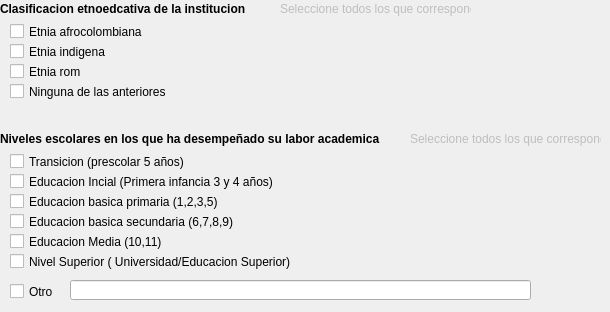
      <widget class="QWidget" name="tabWidgetPage3">
       <attribute name="title">
        <string>3 de 9</string>
       </attribute>
       <widget class="QLabel" name="label_12">
        <property name="geometry">
         <rect>
          <x>0</x>
          <y>0</y>
          <width>391</width>
          <height>18</height>
         </rect>
        </property>
        <property name="font">
         <font>
          <weight>75</weight>
          <bold>true</bold>
         </font>
        </property>
        <property name="text">
         <string>Clasificacion etnoedcativa de la institucion</string>
        </property>
       </widget>
       <widget class="QLabel" name="label_13">
        <property name="enabled">
         <bool>false</bool>
        </property>
        <property name="geometry">
         <rect>
          <x>280</x>
          <y>0</y>
          <width>191</width>
          <height>18</height>
         </rect>
        </property>
        <property name="font">
         <font>
          <pointsize>9</pointsize>
          <underline>false</underline>
          <strikeout>false</strikeout>
         </font>
        </property>
        <property name="text">
         <string>Seleccione todos los que correspondan</string>
        </property>
       </widget>
       <widget class="QCheckBox" name="afro">
        <property name="geometry">
         <rect>
          <x>10</x>
          <y>20</y>
          <width>161</width>
          <height>23</height>
         </rect>
        </property>
        <property name="text">
         <string>Etnia afrocolombiana</string>
        </property>
       </widget>
       <widget class="QCheckBox" name="indigena">
        <property name="geometry">
         <rect>
          <x>10</x>
          <y>40</y>
          <width>121</width>
          <height>23</height>
         </rect>
        </property>
        <property name="text">
         <string>Etnia indigena</string>
        </property>
       </widget>
       <widget class="QCheckBox" name="rom">
        <property name="geometry">
         <rect>
          <x>10</x>
          <y>60</y>
          <width>93</width>
          <height>23</height>
         </rect>
        </property>
        <property name="text">
         <string>Etnia rom</string>
        </property>
       </widget>
       <widget class="QCheckBox" name="ningunaetnia">
        <property name="geometry">
         <rect>
          <x>10</x>
          <y>80</y>
          <width>211</width>
          <height>23</height>
         </rect>
        </property>
        <property name="text">
         <string>Ninguna de las anteriores</string>
        </property>
       </widget>
       <widget class="QLabel" name="label_14">
        <property name="geometry">
         <rect>
          <x>0</x>
          <y>130</y>
          <width>411</width>
          <height>18</height>
         </rect>
        </property>
        <property name="font">
         <font>
          <weight>75</weight>
          <bold>true</bold>
         </font>
        </property>
        <property name="text">
         <string>Niveles escolares en los que ha desempeñado su labor academica</string>
        </property>
       </widget>
       <widget class="QLabel" name="label_15">
        <property name="enabled">
         <bool>false</bool>
        </property>
        <property name="geometry">
         <rect>
          <x>410</x>
          <y>130</y>
          <width>191</width>
          <height>18</height>
         </rect>
        </property>
        <property name="font">
         <font>
          <pointsize>9</pointsize>
          <underline>false</underline>
          <strikeout>false</strikeout>
         </font>
        </property>
        <property name="text">
         <string>Seleccione todos los que correspondan</string>
        </property>
       </widget>
       <widget class="QCheckBox" name="transicion">
        <property name="geometry">
         <rect>
          <x>10</x>
          <y>150</y>
          <width>251</width>
          <height>23</height>
         </rect>
        </property>
        <property name="text">
         <string>Transicion (prescolar 5 años)</string>
        </property>
       </widget>
       <widget class="QCheckBox" name="eduinicial">
        <property name="geometry">
         <rect>
          <x>10</x>
          <y>170</y>
          <width>321</width>
          <height>23</height>
         </rect>
        </property>
        <property name="text">
         <string>Educacion Incial (Primera infancia 3 y 4 años)</string>
        </property>
       </widget>
       <widget class="QCheckBox" name="eduprimaria">
        <property name="geometry">
         <rect>
          <x>10</x>
          <y>190</y>
          <width>291</width>
          <height>23</height>
         </rect>
        </property>
        <property name="text">
         <string>Educacion basica primaria (1,2,3,5)</string>
        </property>
       </widget>
       <widget class="QCheckBox" name="edusecundaria">
        <property name="geometry">
         <rect>
          <x>10</x>
          <y>210</y>
          <width>281</width>
          <height>23</height>
         </rect>
        </property>
        <property name="text">
         <string>Educacion basica secundaria (6,7,8,9)</string>
        </property>
       </widget>
       <widget class="QCheckBox" name="edumedia">
        <property name="geometry">
         <rect>
          <x>10</x>
          <y>230</y>
          <width>211</width>
          <height>23</height>
         </rect>
        </property>
        <property name="text">
         <string>Educacion Media (10,11)</string>
        </property>
       </widget>
       <widget class="QCheckBox" name="edusuperior">
        <property name="geometry">
         <rect>
          <x>10</x>
          <y>250</y>
          <width>331</width>
          <height>23</height>
         </rect>
        </property>
        <property name="text">
         <string>Nivel Superior ( Universidad/Educacion Superior)</string>
        </property>
       </widget>
       <widget class="QCheckBox" name="otronivel">
        <property name="geometry">
         <rect>
          <x>10</x>
          <y>280</y>
          <width>93</width>
          <height>23</height>
         </rect>
        </property>
        <property name="text">
         <string>Otro</string>
        </property>
       </widget>
       <widget class="QLineEdit" name="txtotronivel">
        <property name="geometry">
         <rect>
          <x>70</x>
          <y>280</y>
          <width>461</width>
          <height>20</height>
         </rect>
        </property>
       </widget>
      </widget>
